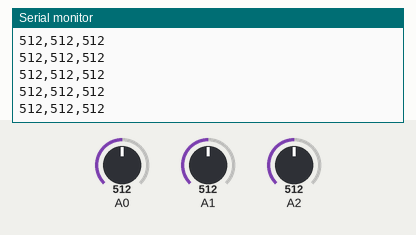
Simulated run of this sketch. Board: Arduino Uno, built with avr-gcc and run on an emulated ATmega328P. Parts: the last lines printed to the serial monitor. The test bench sets the inputs (shaded band); at power-on: A0 = 512, A1 = 512, A2 = 512. Storage starts empty.

Above: at 1.2 s.
1.3 s: A0 set to 11
At 1.9 s:
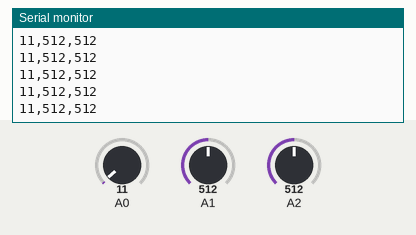
2.8 s: A0 set to 8
At 3.9 s:
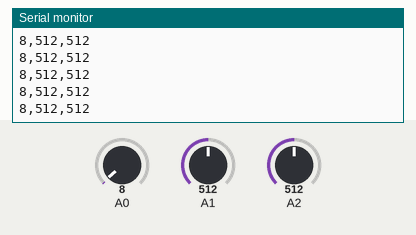
7.3 s: A1 set to 11
At 8.3 s:
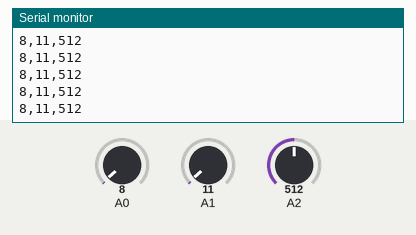
8.8 s: A1 set to 8
At 9.7 s:
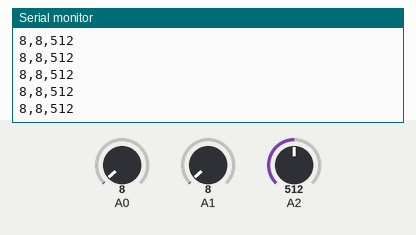
10.3 s: A0 set to 983
At 11.3 s:
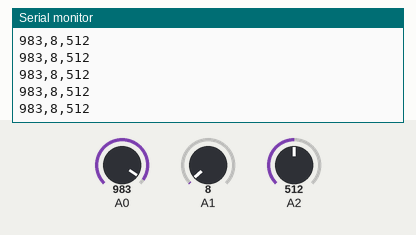
11.8 s: A0 set to 1018
At 12.6 s:
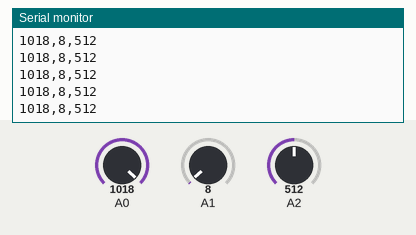
Timing chart, 0 to 14.8 s (numbered marks = the images above; inputs shaded):
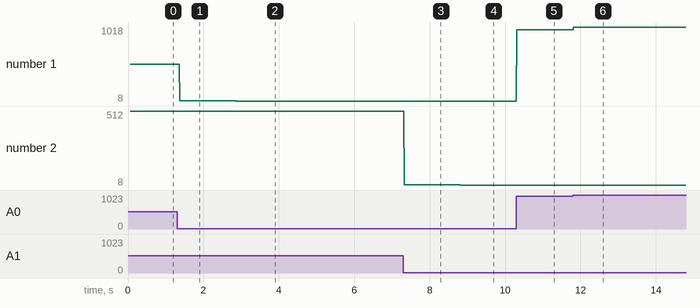

Measured:
- after the input at 1.3 s, the serial monitor: prints a new line after 0.07 s (image 1)
- after the input at 2.8 s, the serial monitor: prints a new line after 0.07 s (image 2)
- after the input at 7.3 s, the serial monitor: prints a new line at once (image 3)
- after the input at 8.8 s, the serial monitor: prints a new line at once (image 4)
- after the input at 10.3 s, the serial monitor: prints a new line at once (image 5)
- after the input at 11.8 s, the serial monitor: prints a new line at once (image 6)
- plotted number 1: 512 → 11 after the input at 1.3 s, 11 → 8 after the input at 2.8 s, 8 → 983 after the input at 10.3 s, 983 → 1018 after the input at 11.8 s
- plotted number 2: 512 → 11 after the input at 7.3 s

The sketch:

Data_logger.ino
```cpp
/*
  Enregistreur de données sur carte SD

 Cet exemple montre comment enregistrer les données de trois capteurs analogiques
 sur une carte SD utilisant la bibliothèque SD.

 Le circuit:
 * capteurs analogiques sur les entrées analogiques 0, 1 et 2
 * Carte SD connectée au bus SPI comme suit:
 ** MOSI - broche 11
 ** MISO - broche 12
 ** CLK - broche 13
 ** CS - broche 4 (pour MKRZero SD: SDCARD_SS_PIN)
 */

#include <SPI.h>
#include <SD.h>

const int chipSelect = 4;

void setup()
{
  // Ouvrez les communications série et attendez que le port s'ouvre:
  Serial.begin(9600);
  while (!Serial)
  {
    ; // attend que le port série se connecte. Nécessaire pour le port USB natif uniquement
  }


  Serial.print("\nInitialisation de la carte SD ...");

  // voir si la carte est présente et peut être initialisée:
  if (!SD.begin(chipSelect))
  {
    Serial.println("Carte manquante ou non présente");
    // ne fais rien de plus:
    while (1);
  }
  Serial.println("carte initialisée !");
}

void loop() {
  // crée une chaîne pour assembler les données à consigner:
  String dataString = "";

  // lit trois capteurs et ajoute à la chaîne:
  for (int analogPin = 0; analogPin < 3; analogPin++)
  {
    int sensor = analogRead(analogPin);
    dataString += String(sensor);
    if (analogPin < 2)
    {
      dataString += ",";
    }
  }

  // ouvre le fichier. notez qu'un seul fichier peut être ouvert à la fois,
  // vous devez donc fermer celui-ci avant d'en ouvrir un autre.
  File dataFile = SD.open("datalog.txt", FILE_WRITE);

  // si le fichier est disponible, écrivez-le:
  if (dataFile)
  {
    dataFile.println(dataString);
    dataFile.close();
    // print to the serial port too:
    Serial.println(dataString);
  }
  // si le fichier n'est pas ouvert, une erreur apparaît:
  else
  {
    Serial.println("erreur d'ouverture datalog.txt");
  }
}
```
